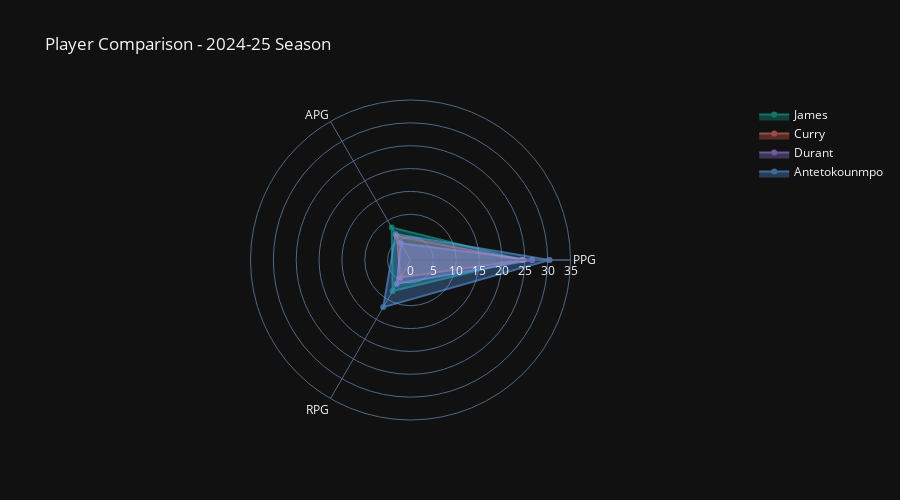

The code cell stored with this chart in its notebook:
### Code cell
# Radar chart comparison
fig = go.Figure()

categories = ['PPG', 'APG', 'RPG']
colors = ['#14b8a6', '#f97066', '#a78bfa', '#60a5fa', '#fbbf24']

for i, row in comparison_df.iterrows():
    # Normalize values for radar chart (0-1 scale based on max in category)
    values = [row['PPG'], row['APG'], row['RPG']]
    
    fig.add_trace(go.Scatterpolar(
        r=values + [values[0]],  # Close the polygon
        theta=categories + [categories[0]],
        name=row['Player'].split()[-1],  # Last name only
        line=dict(color=colors[i % len(colors)], width=2),
        fill='toself',
        opacity=0.6
    ))

fig.update_layout(
    polar=dict(
        radialaxis=dict(visible=True, range=[0, 35]),
        bgcolor='rgba(0,0,0,0)'
    ),
    title='Player Comparison - 2024-25 Season',
    template='plotly_dark',
    height=500,
    showlegend=True
)
fig.show()

### Figure 1 — Plotly figure (JSON) as saved in the notebook; plotly's stock layout.template omitted (floating-point values rounded to 4 significant figures)
{"data": [{"fill": "toself", "line": {"color": "#14b8a6", "width": 2}, "name": "James", "opacity": 0.6, "r": [24.4, 8.2, 7.8, 24.4], "theta": ["PPG", "APG", "RPG", "PPG"], "type": "scatterpolar"}, {"fill": "toself", "line": {"color": "#f97066", "width": 2}, "name": "Curry", "opacity": 0.6, "r": [24.5, 6.0, 4.4, 24.5], "theta": ["PPG", "APG", "RPG", "PPG"], "type": "scatterpolar"}, {"fill": "toself", "line": {"color": "#a78bfa", "width": 2}, "name": "Durant", "opacity": 0.6, "r": [26.6, 4.2, 6.0, 26.6], "theta": ["PPG", "APG", "RPG", "PPG"], "type": "scatterpolar"}, {"fill": "toself", "line": {"color": "#60a5fa", "width": 2}, "name": "Antetokounmpo", "opacity": 0.6, "r": [30.4, 6.5, 11.9, 30.4], "theta": ["PPG", "APG", "RPG", "PPG"], "type": "scatterpolar"}], "layout": {"height": 500, "polar": {"bgcolor": "rgba(0,0,0,0)", "radialaxis": {"range": [0, 35], "visible": true}}, "showlegend": true, "title": {"text": "Player Comparison - 2024-25 Season"}}}
